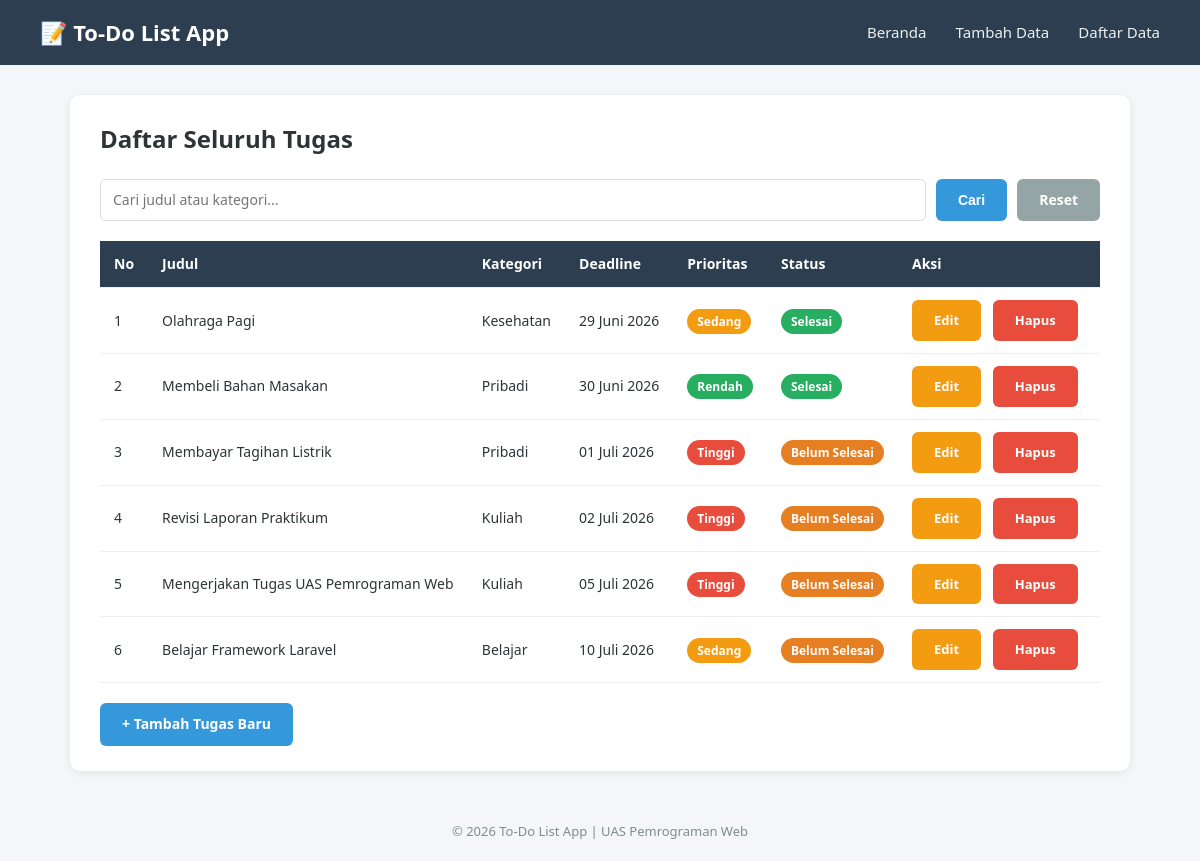
Page /daftar.php on the committed database.
### tables this page shows
CREATE TABLE IF NOT EXISTS tugas (
    id INT(11) NOT NULL AUTO_INCREMENT,
    judul VARCHAR(100) NOT NULL,
    deskripsi TEXT NOT NULL,
    kategori VARCHAR(50) NOT NULL,
    tanggal_deadline DATE NOT NULL,
    prioritas ENUM('Rendah', 'Sedang', 'Tinggi') NOT NULL DEFAULT 'Sedang',
    status ENUM('Belum Selesai', 'Selesai') NOT NULL DEFAULT 'Belum Selesai',
    created_at TIMESTAMP DEFAULT CURRENT_TIMESTAMP,
    PRIMARY KEY (id)
);

### daftar.php (the view, shortened to what this page needs)
<?php
require "koneksi.php";
require "functions.php";
$keyword = isset($_GET['cari']) ? mysqli_real_escape_string($koneksi, $_GET['cari']) : "";
if (!empty($keyword)) {
    $query = "SELECT * FROM tugas WHERE judul LIKE '%$keyword%' OR kategori LIKE '%$keyword%' ORDER BY tanggal_deadline ASC";
} else {
    $query = "SELECT * FROM tugas ORDER BY tanggal_deadline ASC";
}
$hasil = mysqli_query($koneksi, $query);
require "header.php";
?>
    <div class="card">
        <h2 style="margin-bottom: 20px;">Daftar Seluruh Tugas</h2>
        <form action="daftar.php" method="GET" style="display:flex; gap:10px; margin-bottom:20px;">
            <input type="text" name="cari" placeholder="Cari judul atau kategori..." value="<?php echo htmlspecialchars($keyword); ?>" style="margin-bottom:0;">
            <button type="submit" class="btn btn-primary">Cari</button>
            <a href="daftar.php" class="btn btn-secondary">Reset</a>
        </form>
        <?php if (mysqli_num_rows($hasil) > 0) { ?>
            <table>
                <thead>
                    <tr>
                        <th>No</th>
                        <th>Judul</th>
                        <th>Kategori</th>
                        <th>Deadline</th>
                        <th>Prioritas</th>
                        <th>Status</th>
                        <th>Aksi</th>
                    </tr>
                </thead>
                <tbody>
                    <?php
                    $no = 1;
                    while ($row = mysqli_fetch_assoc($hasil)) {
                    ?>
                        <tr>
                            <td><?php echo $no++; ?></td>
                            <td><?php echo htmlspecialchars($row['judul']); ?></td>
                            <td><?php echo htmlspecialchars($row['kategori']); ?></td>
                            <td><?php echo formatTanggal($row['tanggal_deadline']); ?></td>
                            <td><?php echo labelPrioritas($row['prioritas']); ?></td>
                            <td><?php echo labelStatus($row['status']); ?></td>
                            <td class="action-links">
                                <a href="edit.php?id=<?php echo $row['id']; ?>" class="btn btn-warning">Edit</a>
                                <a href="hapus.php?id=<?php echo $row['id']; ?>"
                                   class="btn btn-danger"
                                   onclick="return confirm('Yakin ingin menghapus tugas ini?');">Hapus</a>
                            </td>
                        </tr>
                    <?php } ?>
                </tbody>
            </table>
        <?php } else { ?>
            <p>Tidak ada data yang ditemukan.</p>
        <?php } ?>
        <div style="margin-top: 20px;">
            <a href="tambah.php" class="btn btn-primary">+ Tambah Tugas Baru</a>
        </div>
    </div>
<?php require "footer.php"; ?>

### functions.php (shortened to what this page needs)
<?php
function formatTanggal($tanggal) {
    $bulan = array(
        1 => "Januari", 2 => "Februari", 3 => "Maret", 4 => "April",
        5 => "Mei", 6 => "Juni", 7 => "Juli", 8 => "Agustus",
        9 => "September", 10 => "Oktober", 11 => "November", 12 => "Desember"
    );
    $pecah = explode("-", $tanggal);
    $tahun = $pecah[0];
    $bulanAngka = (int) $pecah[1];
    $hari = $pecah[2];
    return $hari . " " . $bulan[$bulanAngka] . " " . $tahun;
}
function labelPrioritas($prioritas) {
    if ($prioritas == "Tinggi") {
        $class = "badge-tinggi";
    } elseif ($prioritas == "Sedang") {
        $class = "badge-sedang";
    } else {
        $class = "badge-rendah";
    }
    return '<span class="badge ' . $class . '">' . $prioritas . '</span>';
}
function labelStatus($status) {
    if ($status == "Selesai") {
        $class = "badge-selesai";
    } else {
        $class = "badge-belum";
    }
    return '<span class="badge ' . $class . '">' . $status . '</span>';
}
?>

### style.css (style rules this page uses)
* { margin: 0; padding: 0; box-sizing: border-box; }
body { font-family: 'Segoe UI', Tahoma, Geneva, Verdana, sans-serif; background-color: #f4f6f9; color: #2d3436; line-height: 1.6; }
.card { background-color: #ffffff; border-radius: 10px; padding: 25px 30px; box-shadow: 0 2px 8px rgba(0, 0, 0, 0.08); margin-bottom: 25px; }
form input[type="text"], form input[type="date"], form select, form textarea { width: 100%; padding: 10px 12px; margin-bottom: 18px; border: 1px solid #dcdde1; border-radius: 6px; font-size: 14px; font-family: inherit; }
.btn { display: inline-block; padding: 10px 22px; border: none; border-radius: 6px; cursor: pointer; font-size: 14px; font-weight: 600; text-decoration: none; transition: opacity 0.2s ease-in-out; }
.btn-primary { background-color: #3498db; color: #fff; }
.btn-warning { background-color: #f39c12; color: #fff; }
.btn-danger { background-color: #e74c3c; color: #fff; }
.btn-secondary { background-color: #95a5a6; color: #fff; }
table { width: 100%; border-collapse: collapse; margin-top: 10px; }
table th, table td { padding: 12px 14px; text-align: left; border-bottom: 1px solid #ecf0f1; font-size: 14px; }
table th { background-color: #2c3e50; color: #fff; }
.badge { padding: 4px 10px; border-radius: 20px; font-size: 12px; font-weight: 600; color: #fff; }
.badge-tinggi { background-color: #e74c3c; }
.badge-sedang { background-color: #f39c12; }
.badge-rendah { background-color: #27ae60; }
.badge-selesai { background-color: #27ae60; }
.badge-belum { background-color: #e67e22; }
.action-links a { margin-right: 8px; font-size: 13px; text-decoration: none; }

### rows in the picture
tugas: judul "Olahraga Pagi", kategori "Kesehatan", tanggal_deadline "29 Juni 2026", prioritas "Sedang", status "Selesai"
tugas: judul "Membeli Bahan Masakan", kategori "Pribadi", tanggal_deadline "30 Juni 2026", prioritas "Rendah", status "Selesai"
tugas: judul "Membayar Tagihan Listrik", kategori "Pribadi", tanggal_deadline "01 Juli 2026", prioritas "Tinggi", status "Belum Selesai"
tugas: judul "Revisi Laporan Praktikum", kategori "Kuliah", tanggal_deadline "02 Juli 2026", prioritas "Tinggi", status "Belum Selesai"
tugas: judul "Mengerjakan Tugas UAS Pemrograman Web", kategori "Kuliah", tanggal_deadline "05 Juli 2026", prioritas "Tinggi", status "Belum Selesai"
tugas: judul "Belajar Framework Laravel", kategori "Belajar", tanggal_deadline "10 Juli 2026", prioritas "Sedang", status "Belum Selesai"
